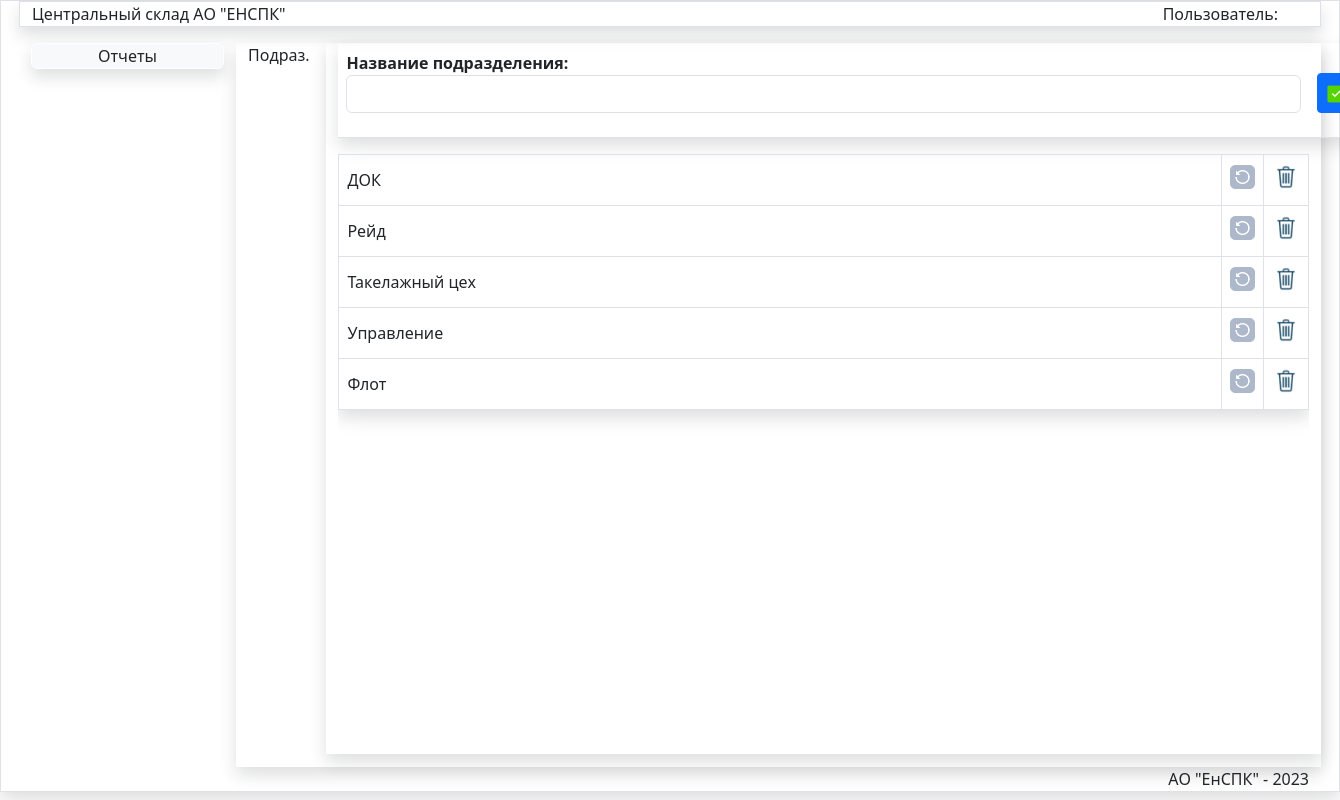
The page /podraz/ on the database as committed earlier.
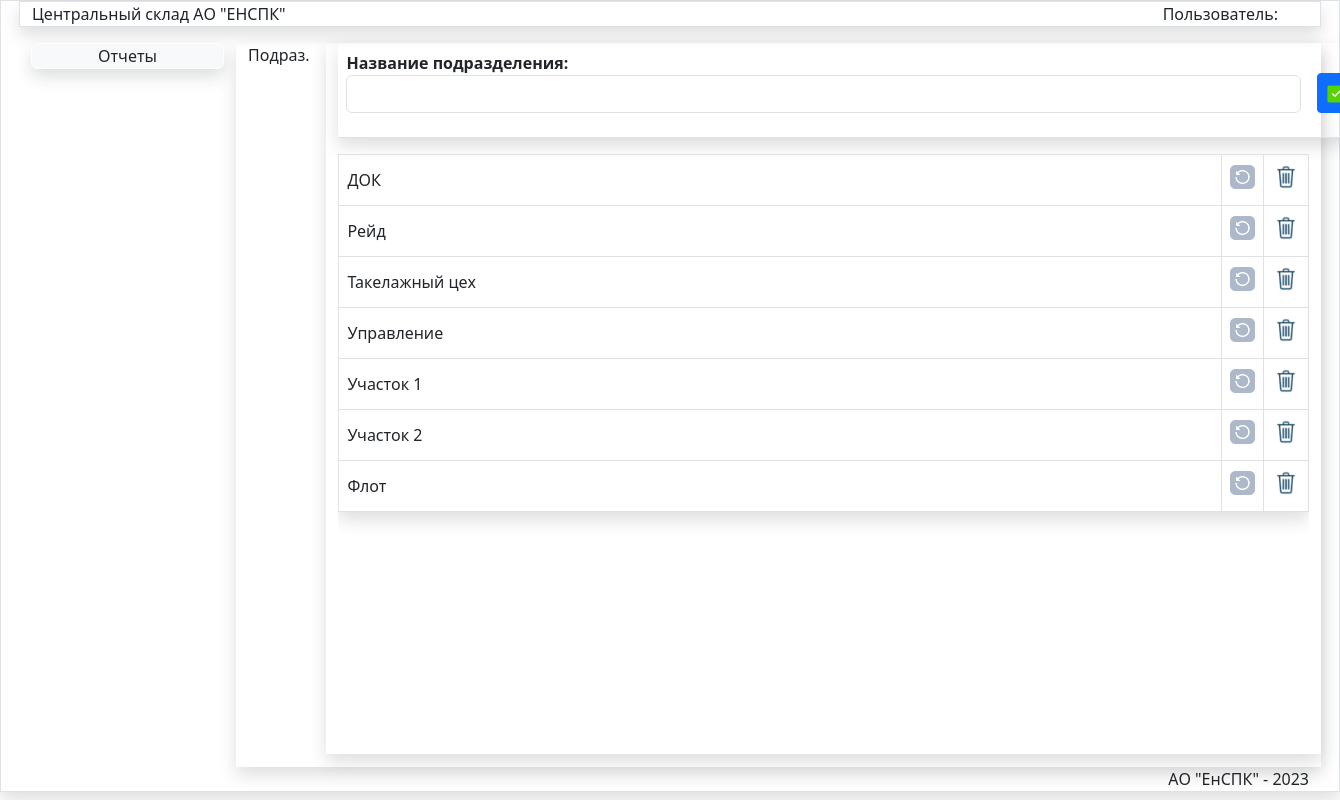
The same page on the database as committed later.
### store/models.py (models this page shows, shortened)
class Podraz(models.Model):
    title = models.CharField(max_length=150, verbose_name='Название подразделения', unique=True)
    class Meta:
        verbose_name = 'Подразделение'
        verbose_name_plural = 'Подразделения'
        ordering = ['title', ]

### store/views.py (the view)
# urls.py: path('podraz/', PodrazList, name='PodrazList'),
def PodrazList(request):
    unit = Podraz.objects.all()
    form = PodrazForm()
    return render(request, 'store/spr/SprList.html', {'title': "Подраз.",
                                                      'unit': unit, 'form': form, 'pic_label': 'Подраз.',
                                                      'url_delete': reverse('PodrazDelete'),
                                                      'url_name': reverse('SavePodraz'),
                                                      'url_update': reverse('PodrazUpdate')
                                                      })

### store/forms.py
class PodrazForm(forms.ModelForm):
   class Meta:
      model = Podraz
      fields = ['title']
      widgets = {
    'title': forms.TextInput(attrs={'class': 'form-control', 'style':'width:955px;','id':'idtitle'}),
         }

### store/templates/store/spr/SprList.html (shortened to what this page needs)
{% extends 'store/menu.html' %}
{% load static %}
{% block DataArea %}
<div class="row">
    <div class="col-md-1  ">{{pic_label}}</div>
<div class="col-md-11 mx-auto shadow">
<table class="table  shadow ">
 <thead>
    <tr>
      <th >
<form action={{url_name}} method="post" id="post-form">
        {{ form.as_p}}</th>
<th class="pt-4 "> <button type="submit" class="btn  btn-primary btn-sm mb-3 pt-2 pb-2 " id="savebtn"><img class="img_btnsave" src="{% static '/images/check2.png' %}" ></button>
</th>
    </tr>
  </thead>
</table>
<div class="scrolltable">
<table class="table shadow table-bordered table-hover" id="data-table">
<tbody id="tbody">
    {% for item in unit %}
<tr>
<td style="width:960px; " class="align-middle">{{item.title}}</td>
<td class="text-center align-middle" ><input data-sid="{{item.pk}}" data-update="{{url_update}}" value="Update" type="image" class="btn-update" src="{% static '/images/update.png' %}" width="25px" > </td>
<td class="text-center align-middle" ><input data-sid="{{item.pk}}" data-del="{{url_delete}}" class="btn-del " value="Delete" type="image" src="{% static '/images/del.png' %}" width="28px"> </td>
</tr>
{% endfor %}
</tbody>
</table>
</div>
</div>
</div>
{% endblock DataArea %}

Rows that differ between the two databases and show on the page:
added Podraz: title "Участок 1"
added Podraz: title "Участок 2"
